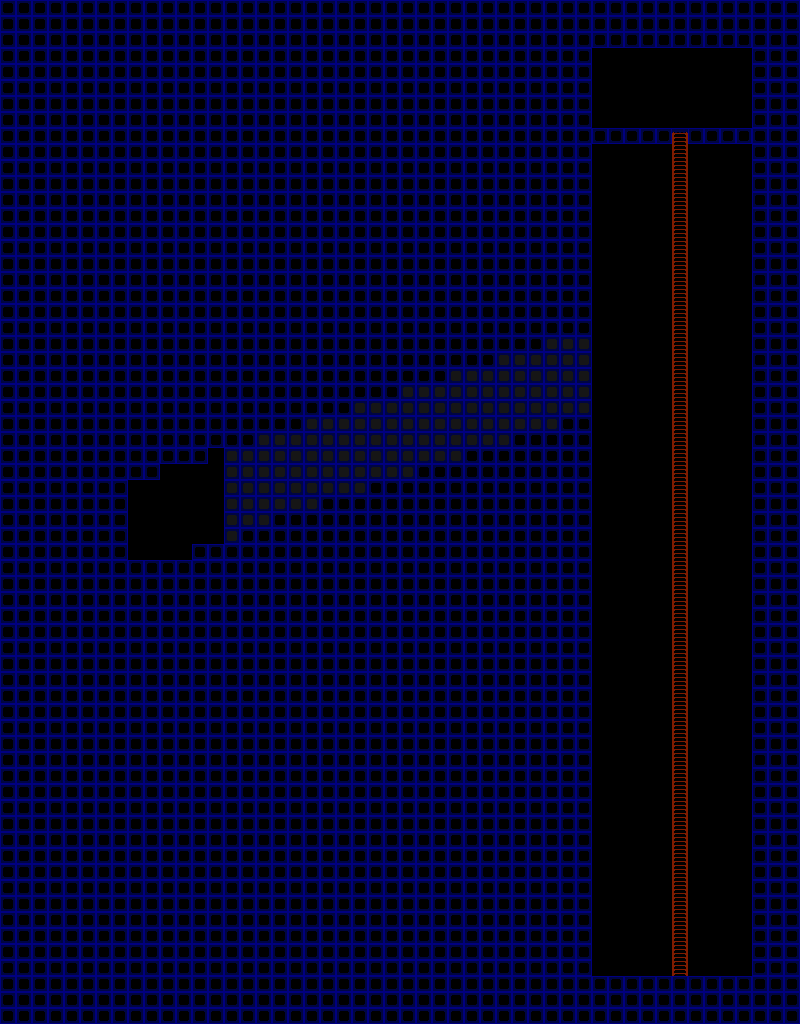

The image is a tile-based game level rendered from a .tmx file. Its description and source (layers, tilesets, objects; grid data summarised) follow:
An orthogonal 50x64 tile map with 16x16 px tiles, 6 tile layers (front, ladder, one_way_block, water, ...).

<map version="1.10" tiledversion="1.12.2-2-geb83ddb9" orientation="orthogonal" renderorder="right-down" width="50" height="64" tilewidth="16" tileheight="16" infinite="0" nextlayerid="8" nextobjectid="1">
 <tileset firstgid="1" source="../../tileset/tileset_map_element.tsx" />
 <layer id="7" name="front" width="50" height="64">
  <data>[3200 cells, 123 non-empty, 1 distinct tile ids]</data>
 </layer>
 <layer id="1" name="ladder" width="50" height="64">
  <data>[3200 cells, 53 non-empty, 1 distinct tile ids]</data>
 </layer>
 <layer id="6" name="one_way_block" width="50" height="64">
  <data>[3200 cells, 1 non-empty, 1 distinct tile ids]</data>
 </layer>
 <layer id="4" name="water" width="50" height="64">
  <data>[3200 cells, 0 non-empty, 0 distinct tile ids]</data>
 </layer>
 <layer id="3" name="needle" width="50" height="64">
  <data>[3200 cells, 0 non-empty, 0 distinct tile ids]</data>
 </layer>
 <layer id="5" name="block" width="50" height="64">
  <data>[3200 cells, 2473 non-empty, 1 distinct tile ids]</data>
 </layer>
</map>
